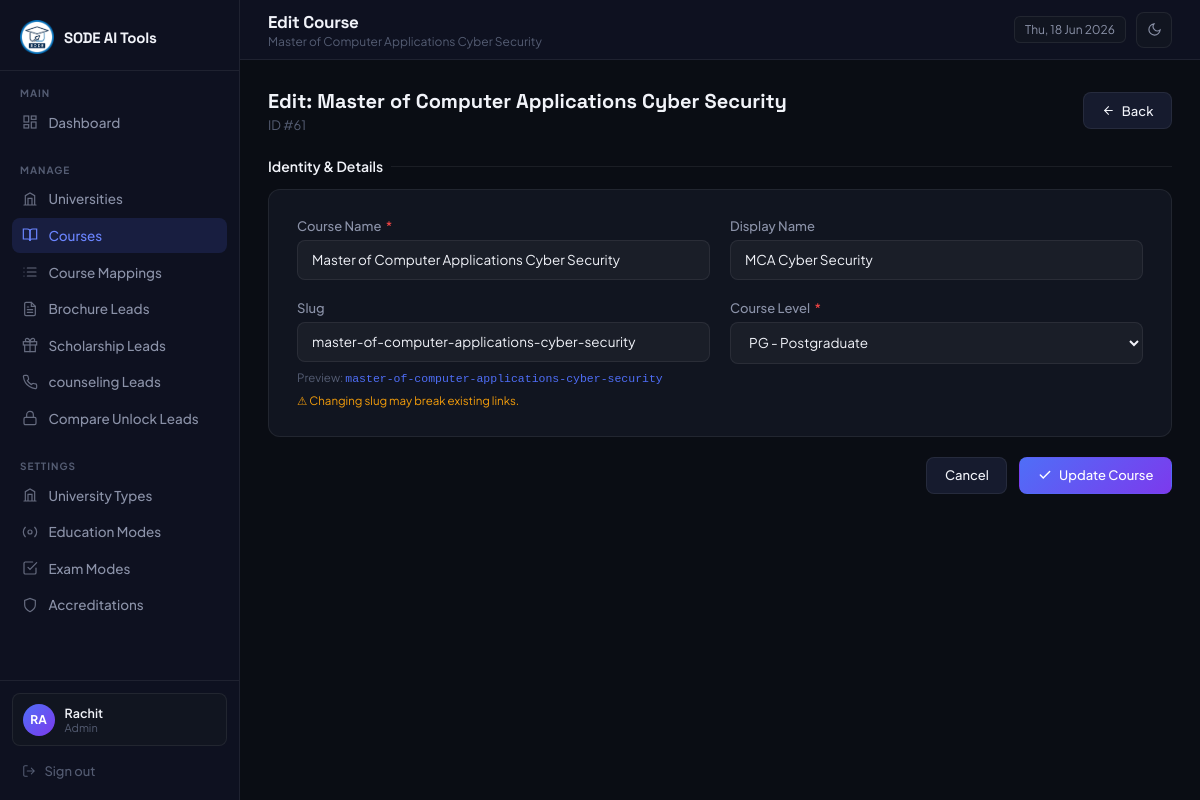
/admin/courses/edit.php?id=61 (signed in), run on the app's committed database.
### tables this page shows
CREATE TABLE `courses` (
  `id` int(10) UNSIGNED NOT NULL,
  `name` varchar(255) NOT NULL,
  `display_name` varchar(255) DEFAULT NULL,
  `slug` varchar(255) DEFAULT NULL,
  `course_level` enum('UG','PG') NOT NULL,
  `is_active` tinyint(1) NOT NULL DEFAULT 1,
  `created_at` timestamp NOT NULL DEFAULT current_timestamp(),
  `updated_at` timestamp NOT NULL DEFAULT current_timestamp() ON UPDATE current_timestamp()
);

### includes/helpers.php (called while the page is built, shortened)
<?php
function e(mixed $val): string {
    return htmlspecialchars((string)$val, ENT_QUOTES, 'UTF-8');
}

### admin/courses/edit.php (the view, shortened to what this page needs)
<?php
require_once '../../includes/db.php';
require_once '../../includes/helpers.php';
$id = (int)($_GET['id'] ?? 0);
$stmt = $pdo->prepare("SELECT * FROM courses WHERE id=? AND is_active=1");
$stmt->execute([$id]);
$course = $stmt->fetch();
$old    = $course;
$page_title    = 'Edit Course';
$page_subtitle = $course['name'];
?>
<!DOCTYPE html>
<html lang="en">
<head>
</head>
<body>
<?php require_once __DIR__ . '/../includes/sidebar.php'; ?>
<main class="main">
  <?php require_once __DIR__ . '/../includes/topbar.php'; ?>
  <div class="content">
    <div class="page-header">
      <div><h3>Edit: <?= e($course['name']) ?></h3><p>ID #<?= $id ?></p></div>
      <a href="<?= ADMIN_URL ?>/courses/index.php" class="btn btn-secondary">
        <svg width="13" height="13" viewBox="0 0 24 24" fill="none" stroke="currentColor" stroke-width="2" stroke-linecap="round"><line x1="19" y1="12" x2="5" y2="12"/><polyline points="12 19 5 12 12 5"/></svg>
        Back
      </a>
    </div>
    <form method="POST" novalidate>
      <div class="section-title">Identity &amp; Details</div>
      <div class="form-card" style="margin-bottom:1.25rem;">
        <div class="form-grid">
          <div class="form-group">
            <label>Course Name <span class="req">*</span></label>
            <input id="course_name" name="name" type="text" class="form-control"
                   value="<?= e($old['name'] ?? '') ?>" required>
          </div>
          <div class="form-group">
            <label>Display Name</label>
            <input name="display_name" type="text" class="form-control"
                   placeholder="e.g. MBA (blank = use main name)" value="<?= e($old['display_name'] ?? '') ?>">
          </div>
          <div class="form-group">
            <label>Slug</label>
            <input id="course_slug" name="slug" type="text" class="form-control"
                   value="<?= e($old['slug'] ?? '') ?>">
            <span class="form-hint">Preview: <code id="course_slug_preview" style="color:var(--accent);"><?= e($old['slug'] ?? '—') ?></code></span>
            <span class="form-hint" style="color:var(--warning);">⚠ Changing slug may break existing links.</span>
          </div>
          <div class="form-group">
            <label>Course Level <span class="req">*</span></label>
            <select name="course_level" class="form-control" required>
              <option value="PG" <?= ($old['course_level']??'') === 'PG' ? 'selected' : '' ?>>PG - Postgraduate</option>
            </select>
          </div>
        </div>
      </div>
      <div style="display:flex;gap:.75rem;justify-content:flex-end;">
        <a href="<?= ADMIN_URL ?>/courses/index.php" class="btn btn-secondary">Cancel</a>
        <button type="submit" class="btn btn-primary">
          <svg width="14" height="14" viewBox="0 0 24 24" fill="none" stroke="currentColor" stroke-width="2.5" stroke-linecap="round"><polyline points="20 6 9 17 4 12"/></svg>
          Update Course
        </button>
      </div>
    </form>
  </div>
</main>
</body>
</html>

### admin/includes/topbar.php (shortened to what this page needs)
<div class="topbar">
  <div class="topbar-left-wrap">
    <div class="topbar-left">
      <h2><?= htmlspecialchars($page_title) ?></h2>
      <?php if ($page_subtitle): ?>
        <p><?= htmlspecialchars($page_subtitle) ?></p>
      <?php endif; ?>
    </div>
  </div>
  <div class="topbar-right">
    <div class="badge-date"><?= date('D, d M Y') ?></div>
    <button class="btn-theme-toggle" id="themeToggle" aria-label="Toggle theme" title="Toggle light/dark mode">
      <span class="icon-dark">
        <svg width="15" height="15" viewBox="0 0 24 24" fill="none" stroke="currentColor" stroke-width="1.8" stroke-linecap="round">
          <path d="M21 12.79A9 9 0 1 1 11.21 3 7 7 0 0 0 21 12.79z"/>
        </svg>
      </span>
    </button>
  </div>
</div>

### admin/includes/layout_head.php (style rules this page uses)
*, *::before, *::after { box-sizing: border-box; margin: 0; padding: 0; }
:root { color-scheme: dark; --bg: #0a0d14; --sidebar: #0e1120; --surface: #111520; --surface-h: #161b2e; --border: rgba(255, 255, 255, 0.07); --border-h: rgba(255, 255, 255, 0.13); --accent: #4f6ef7; --accent-h: #6b85ff; --accent-g: #7c3aed; --text: #f1f3f9; --text-m: #8b92a8; --text-s: #545c72; --success: #22c55e; --warning: #f59e0b; --danger: #ef4444; --radius: 12px; --radius-sm: 8px; --sidebar-w: 240px; }
select option { background: var(--surface); color: var(--text); }
body { font-family: 'Plus Jakarta Sans', sans-serif; background: var(--bg); color: var(--text); display: flex; min-height: 100vh; font-size: 14px; transition: background 0.2s, color 0.2s; overflow-x: hidden; }
.main { margin-left: var(--sidebar-w); flex: 1; display: flex; flex-direction: column; min-height: 100vh; min-width: 0; }
.topbar { height: 60px; border-bottom: 1px solid var(--border); display: flex; align-items: center; justify-content: space-between; padding: 0 1.75rem; background: var(--sidebar); position: sticky; top: 0; z-index: 50; }
.topbar-left-wrap { display: flex; align-items: center; gap: 12px; }
.topbar-left h2 { font-family: 'Space Grotesk', sans-serif; font-size: 17px; font-weight: 700; letter-spacing: -0.3px; }
.topbar-left p { font-size: 12px; color: var(--text-s); margin-top: 1px; }
.topbar-right { display: flex; align-items: center; gap: 10px; }
.badge-date { background: var(--surface); border: 1px solid var(--border); border-radius: 6px; padding: 5px 10px; font-size: 12px; color: var(--text-m); }
.btn-theme-toggle { display: flex; align-items: center; justify-content: center; width: 36px; height: 36px; background: var(--surface); border: 1px solid var(--border); border-radius: var(--radius-sm); cursor: pointer; color: var(--text-m); transition: background 0.15s, color 0.15s, border-color 0.15s; flex-shrink: 0; }
body .icon-dark { display: flex; }
.content { padding: 1.75rem; flex: 1; min-width: 0; max-width: 100%; overflow-x: hidden; }
.section-title { font-size: 14px; font-weight: 600; color: var(--text); margin-bottom: 0.875rem; display: flex; align-items: center; gap: 8px; }
.section-title::after { content: ''; flex: 1; height: 1px; background: var(--border); }
.form-card { background: var(--surface); border: 1px solid var(--border); border-radius: var(--radius); padding: 1.75rem; }
.form-grid { display: grid; grid-template-columns: 1fr 1fr; gap: 1.25rem; }
.form-group { display: flex; flex-direction: column; gap: 6px; }
.form-group label { font-size: 13px; font-weight: 500; color: var(--text-m); }
.form-group label span.req { color: var(--danger); margin-left: 2px; }
.form-control { width: 100%; background: rgba(255, 255, 255, 0.04); border: 1px solid var(--border); border-radius: var(--radius-sm); padding: 0.65rem 0.875rem; font-size: 13.5px; font-family: inherit; color: var(--text); transition: border-color 0.2s, box-shadow 0.2s; outline: none; }
.form-control::placeholder { color: var(--text-s); }
select.form-control { cursor: pointer; }
.form-hint { font-size: 11.5px; color: var(--text-s); margin-top: 2px; }
.btn { display: inline-flex; align-items: center; gap: 7px; padding: 0.6rem 1.1rem; border-radius: var(--radius-sm); font-size: 13px; font-weight: 500; font-family: inherit; cursor: pointer; transition: opacity 0.2s, transform 0.15s, background 0.15s; text-decoration: none; border: 1px solid transparent; }
.btn-primary { background: linear-gradient(135deg, var(--accent) 0%, var(--accent-g) 100%); color: #fff; border-color: transparent; }
.btn-secondary { background: var(--surface-h); color: var(--text); border-color: var(--border); }
.page-header { display: flex; align-items: center; justify-content: space-between; margin-bottom: 1.5rem; }
.page-header h3 { font-family: 'Space Grotesk', sans-serif; font-size: 20px; font-weight: 700; }
.page-header p { font-size: 13px; color: var(--text-s); margin-top: 3px; }

### data on the page
courses: name "Master of Computer Applications Cyber Security", display_name "MCA Cyber Security", slug "master-of-computer-applications-cyber-security", course_level "PG - Postgraduate"

### other printed values
substr($_SESSION['admin_name'], 0, 2) "RA"
$_SESSION['admin_name'] "Rachit"
$_SESSION['admin_role'] "Admin"
$page_title "Edit Course"
$id "61"
